Frame 1 (no input): blank canvas, image omitted
Frame 60 (the mouse pressed at the canvas centre just before this capture): blank canvas, image omitted
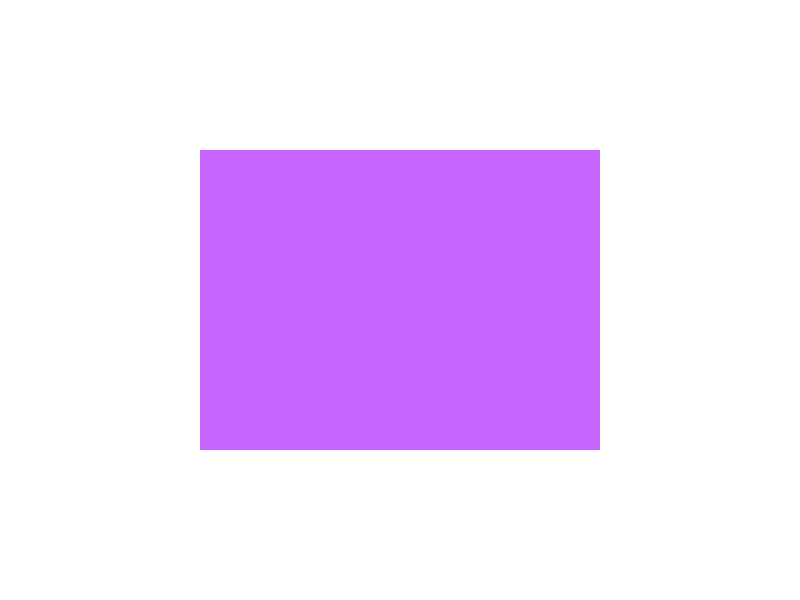
Frame 120 (the mouse held since frame 60 and released just before this capture)

The Processing sketch whose frames 1 and 60 were blank and that drew this single picture after the mouse press (run headless with seeded random() and noise(); from frame 60 on, the mouse is pressed at the canvas centre):

// Processing sketch: processing_1244
// ── processing_1244.pde

boolean button = false;
void setup () {
  size(800, 600);
  background(255);
  smooth();
}
void draw() {
  float x = width/2;
  float y = height/2;
  noStroke();
  fill(mouseX-200,mouseY-200,mouseX);
  rectMode(CENTER);
  if (button) {
  rect(x,y,mouseX,mouseY);
  } else {
    ellipse(x,y,mouseX,mouseY);
  }
if (mousePressed) {
  button = !button;
  }
if (keyPressed) {
    background(random(255),random(255),random(255));
  }
}
